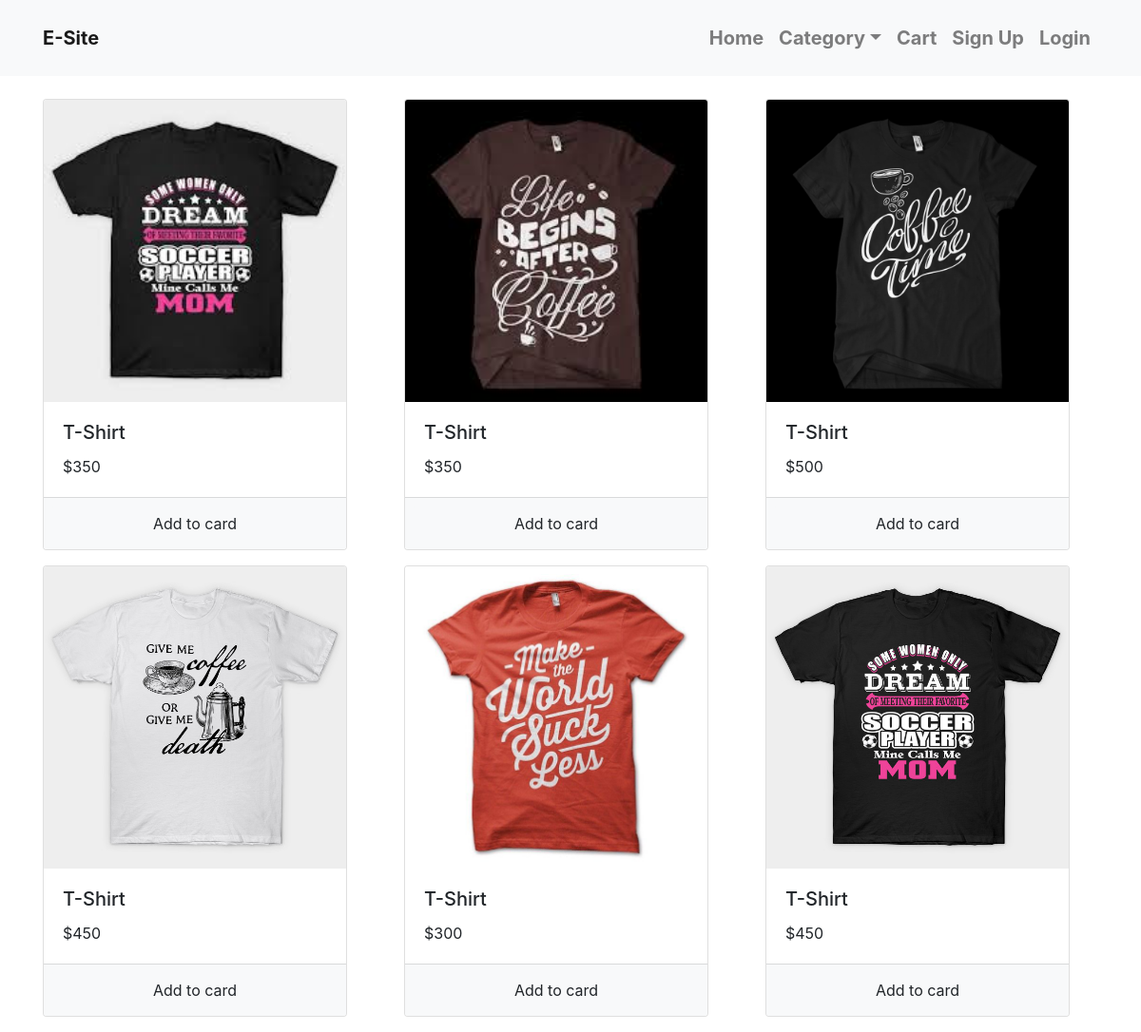
Screenshot of /?category=3 with the database file from the repository.
### store/models/product.py (models this page shows, shortened)
class Product(models.Model):
    name=models.CharField(max_length=20)
    price=models.IntegerField(default=0)
    category=models.ForeignKey(Category,on_delete=models.CASCADE,default=1)
    description=models.CharField(max_length=200, default='',blank=True,null=True)
    image=models.ImageField(upload_to='product_img/')
    @staticmethod
    def get_all_product_data_by_category_id(category_id):
        if category_id:
            return Product.objects.filter(category=category_id)
        else:
            return Product.get_all_product_data()

### store/views.py (the view, shortened to what this page needs)
# urls.py: path('',Index.as_view(),name='homepage'),
class Index(View):
    def get(self,request):
        cart=request.session.get('cart')
        if not cart:
            request.session.cart={}
        products=None
        categories=Category.get_category()
        categoryId=request.GET.get('category')
        if categoryId:
            products = Product.get_all_product_data_by_category_id(categoryId)
        else:
            products = Product.get_all_product_data()
        data={}
        data['products']=products
        data['categories']=categories
        print('you are-',request.session.get('email'))
        return render(request,'index.html',data)

### store/models/catagory.py (called while the page is built)
    @staticmethod
    def get_category():
        return Category.objects.all()

### store/templatetags/cart.py (called while the page is built)
@register.filter(name='is_in_cart') #find product is in the cart or not
def is_in_cart(product,cart):
    keys=cart.keys()
    for id in keys:
        if id.isdigit():
            if int(id) == product.id:
                return True
    return False

@register.filter(name='currency') #find product quantity
def currency(number):
    return "$"+str(number)

### store/templates/index.html (shortened to what this page needs)
{% extends 'header.html'%}
       {% block content %}
       {% load cart %}
        <div class="container">
              <div class="row">
                {% for p in products %}
                  <div class="col mb-3 mx-auto" id={{p.id}}>
                    <div class="card" style="width: 20rem;">
                        <img class="card-img-top" src="{{p.image.url}}" alt="Card image cap" style="max-height: 400px;">
                        <div class="card-body">
                          <h5 class="card-title">{{p.name}}</h5>
                          <p class="card-text">{{p.price|currency}}</p>
                        </div>
                        <div class="card-footer bg-light p-2">
                          {% if p|is_in_cart:request.session.cart %}
                            <div class="row no-gutters">
                            <form action="/#{{p.id}}"  method="POST" class="btn-block col-2">
                            {% csrf_token %}
                            <input hidden type="text" name="p_id" value={{p.id}}>
                            <input hidden type="number" name="remove" value=-1>
                            <input type="submit" value="-" class="btn btn-secondary btn-block">
                            </form>
                            <div class="col text-center bg-light">{{p|quantity:request.session.cart}} in cart</div>
                            <form action="/#{{p.id}}"  method="POST" class="btn-block col-2">
                            {% csrf_token %}
                            <input hidden type="text" name="p_id" value={{p.id}}>
                            <input type="submit" value="+" class="btn btn-secondary btn-block">
                            </form>
                            </div>
                          {% else %}
                          <form action="/#{{p.id}}" method="POST" class="btn-block">
                          <input type="submit" class="btn btn-light col" value="Add to card">
                          </form>
                          {% endif %}
                      </div>
                  </div>
                  </div>
                 {% endfor %}
            </div>
      </div>
      {% endblock%}

### rows the page displays
Product: image (picture), name "T-Shirt", price "$350"
Product: image (picture), name "T-Shirt", price "$350"
Product: image (picture), name "T-Shirt", price "$500"
Product: image (picture), name "T-Shirt", price "$450"
Product: image (picture), name "T-Shirt", price "$300"
Product: image (picture), name "T-Shirt", price "$450"
